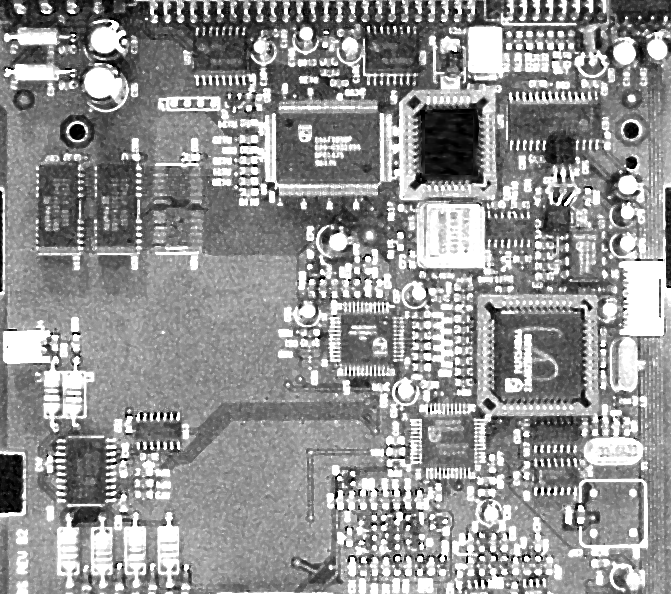
#> input picture images/circuit.tif, 671 x 594 px, found by its file name
$ python noise_reduction.py
#> lines starting #> are read from the running program, lines starting #| are printed output that depends on the picture
import cv2
import math, matplotlib.pyplot as plt

path = 'images\\circuit.tif'
image = cv2.imread(path, 0)
#> image is the input picture: shape (594, 671); min 0, max 255, mean 146.4

gauss = cv2.GaussianBlur(image, (5, 5), 0)
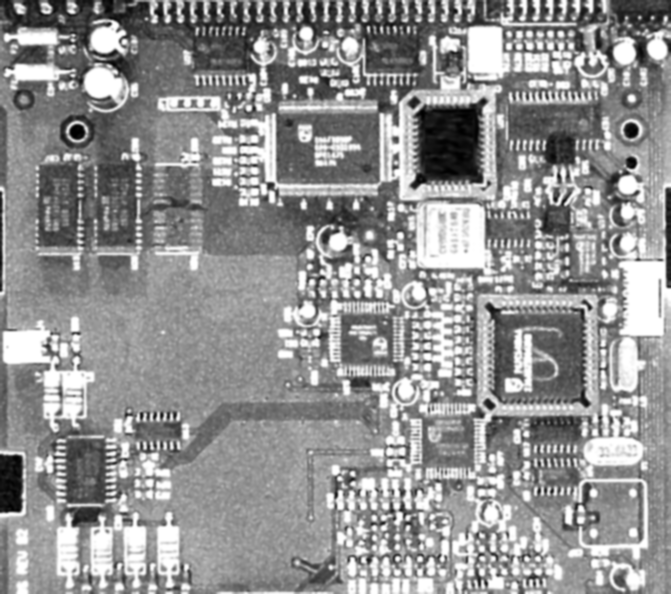
#> gauss: shape (594, 671); min 0, max 255, mean 146.4
median = cv2.medianBlur(image, 5)
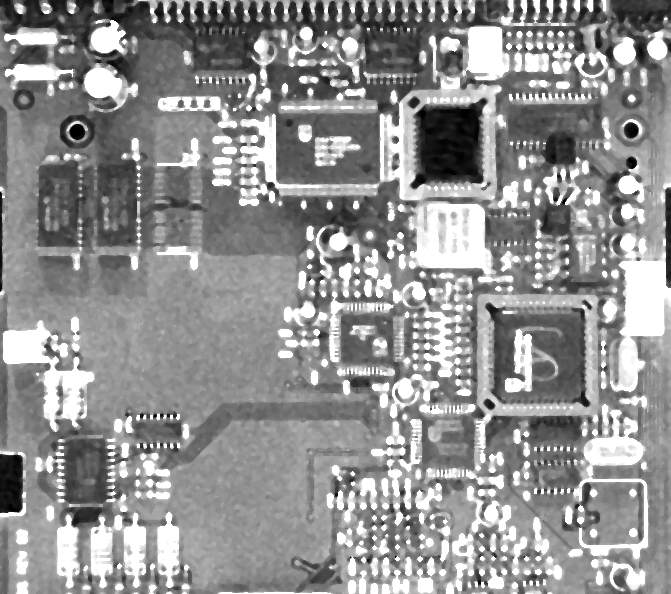
#> median: shape (594, 671); min 0, max 255, mean 144.8
weiner = cv2.bilateralFilter(image, 7, 1,1)

plt.subplot(221)
plt.imshow(image, cmap='gray')
plt.title('Original image')
plt.xticks([])
plt.yticks([])

plt.subplot(222)
plt.imshow(gauss, cmap='gray')
plt.title('Gaussian filter')
plt.xticks([])
plt.yticks([])

plt.subplot(223)
plt.imshow(median, cmap='gray')
plt.title('Median filtetr')
plt.xticks([])
plt.yticks([])

plt.subplot(224)
plt.imshow(weiner, cmap='gray')
plt.title('Weiner filter')
plt.xticks([])
plt.yticks([])

plt.suptitle('Noise Reduction')
plt.show()
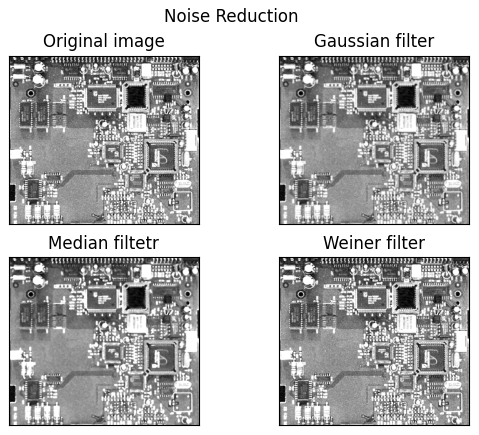
#> figure drawn by matplotlib, 4 panels

$ run again, with images/FigP0606(color_bars).tif copied over images/circuit.tif
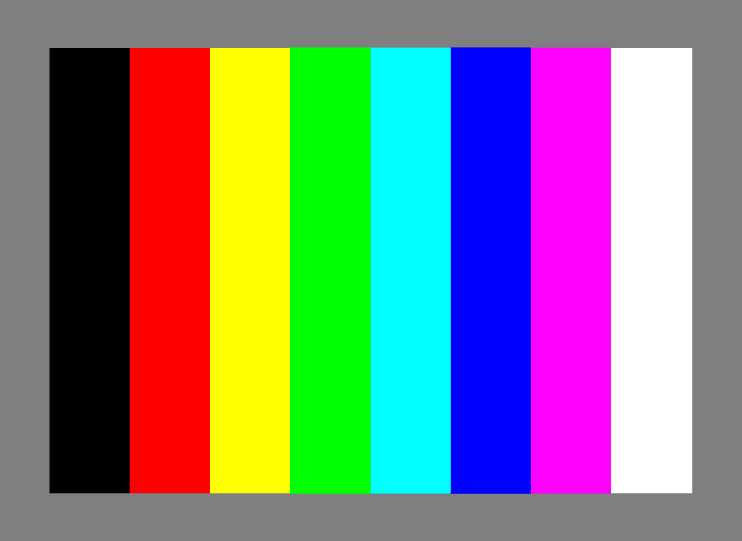
#> input picture images/FigP0606(color_bars).tif, 742 x 541 px, found by its file name
#> `image = cv2.imread(path, 0)`:
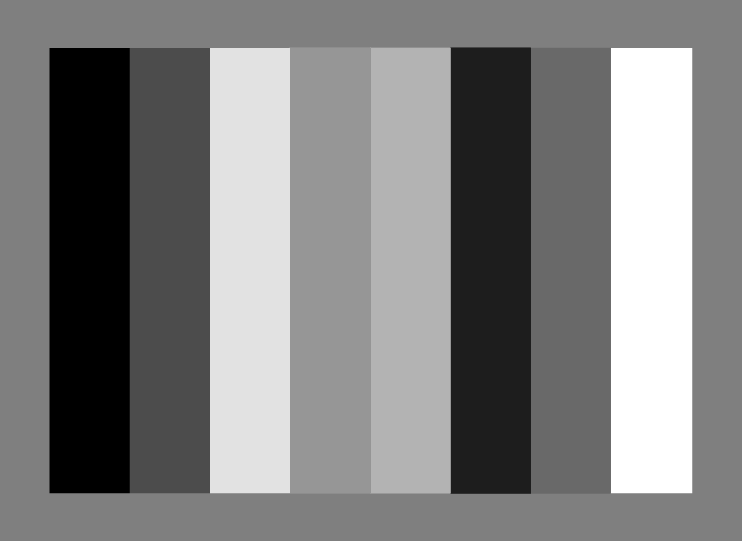
#> image: shape (541, 742); min 0, max 255, mean 127.5
#> `plt.show()`:
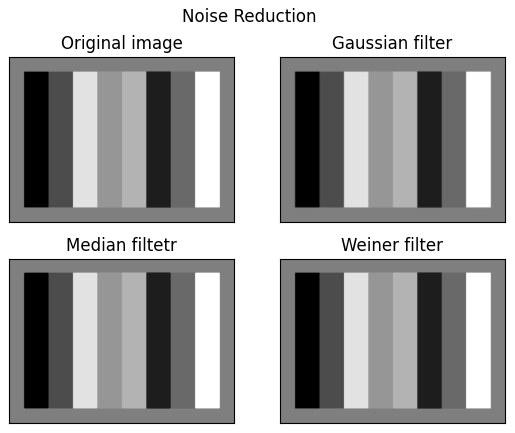
#> figure drawn by matplotlib, 4 panels

$ run again, with images/b.tif copied over images/circuit.tif
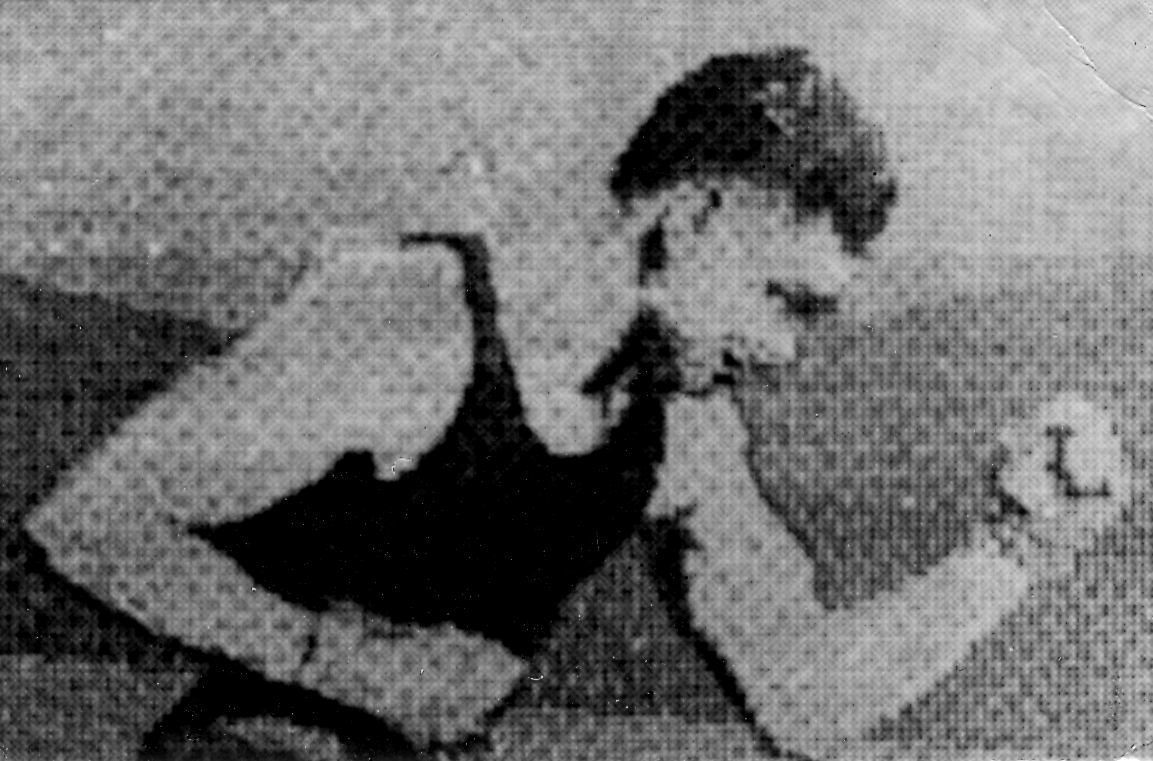
#> input picture images/b.tif, 1153 x 761 px, found by its file name
#> image is the input picture: shape (761, 1153); min 0, max 255, mean 112.4
#> `plt.show()`:
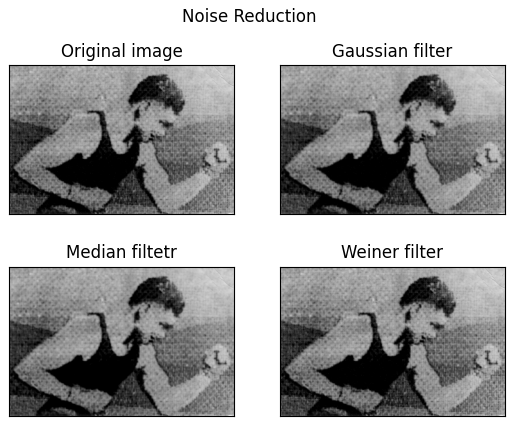
#> figure drawn by matplotlib, 4 panels
